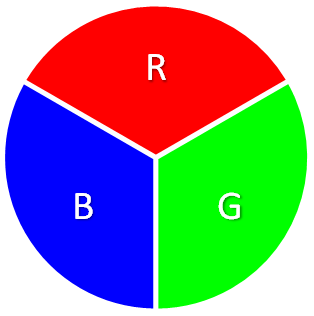
#> input picture Bp_dip/images/rgb01.png, 314 x 316 px
$ python Question_3.py
#> lines starting #> are read from the running program, lines starting #| are printed output that depends on the picture
import numpy as np
import cv2 as cv
from matplotlib import pyplot as plt


def Histogram_Computation(Image):
    Image_Height = Image.shape[0]
    Image_Width = Image.shape[1]

    Histogram = np.zeros([256], np.int32)

    for x in range(0, Image_Height):
        for y in range(0, Image_Width):
            Histogram[Image[x, y]] += 1

    return Histogram


def Plot_Histogram(Histogram):
    plt.figure()
    plt.title("GrayScale Histogram")
    plt.xlabel("Intensity Level")
    plt.ylabel("Intensity Frequency")
    plt.xlim([0, 256])
    plt.plot(Histogram)
    plt.savefig("Histogram_GrayScale.jpg")


def main():
    Input_Image = cv.imread("images/rgb01.png", 0)
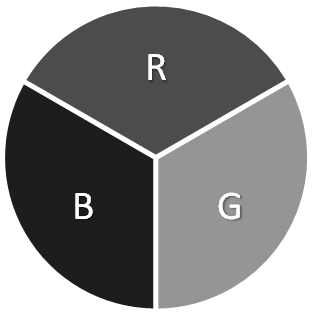
#> Input_Image: shape (316, 314); min 18, max 255, mean 137.3

    Histogram_GrayScale = Histogram_Computation(Input_Image)
#> Histogram_GrayScale = 256 values, max 29432 at index 255, min 0 at index 0, mean 387.6

    for i in range(0, len(Histogram_GrayScale)):
        print("Histogram[", i, "]: ", Histogram_GrayScale[i])
#> this loop made 256 passes
#| Histogram[ 0 ]:  0
#| Histogram[ 1 ]:  0
#| Histogram[ 2 ]:  0
#| Histogram[ 3 ]:  0
#| Histogram[ 4 ]:  0
#| Histogram[ 5 ]:  0
#| Histogram[ 6 ]:  0
#| Histogram[ 7 ]:  0
#> (further printed lines are left out)
    Plot_Histogram(Histogram_GrayScale)
#> in Plot_Histogram, `plt.savefig("Histogram_GrayScale.jpg")`:
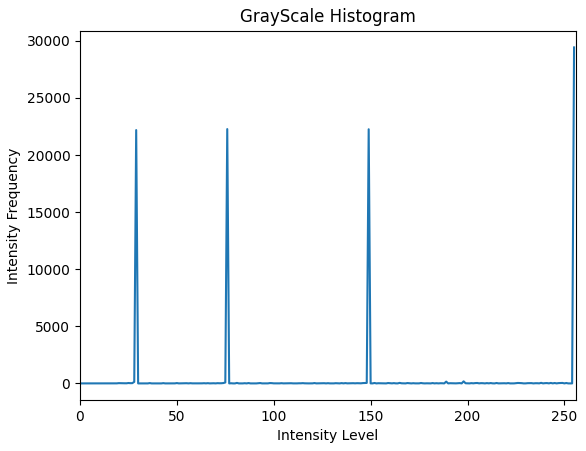
#> figure drawn by matplotlib, 1 panel; curve peaks at x = 255, y = 29432
    input("Please Enter to Continue...")


if __name__ == '__main__':
    main()

$ run again, with Bp_dip/images/rgb.webp saved as Bp_dip/images/rgb01.png
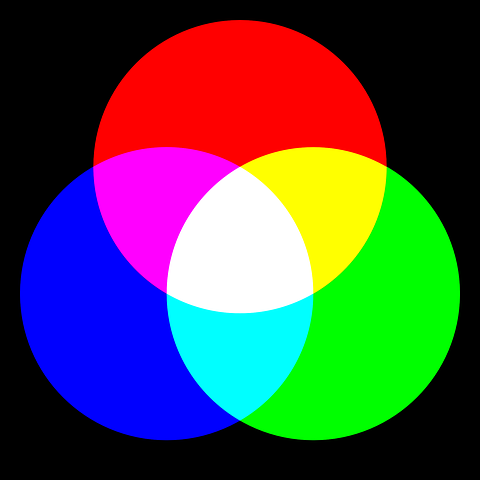
#> input picture Bp_dip/images/rgb.webp, 480 x 480 px
#> in main, `Input_Image = cv.imread("images/rgb01.png", 0)`:
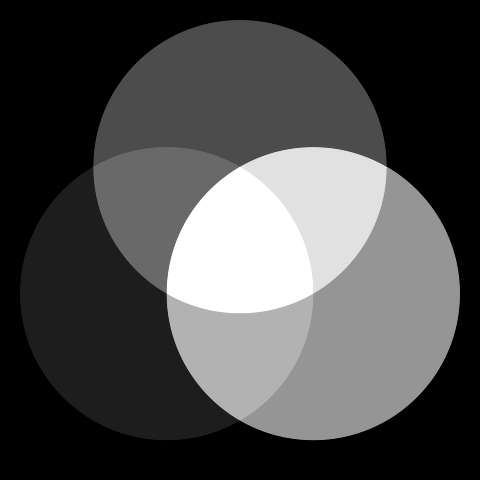
#> Input_Image: shape (480, 480); min 0, max 255, mean 74.5
#> Histogram_GrayScale = 256 values, max 90827 at index 0, min 1 at index 111, mean 900
#> the loop in main, `for i in range(0, len(Histogram_GrayScale)):` made 256 passes
#| Histogram[ 0 ]:  90827
#| Histogram[ 1 ]:  311
#| Histogram[ 2 ]:  170
#| Histogram[ 3 ]:  27
#| Histogram[ 4 ]:  19
#> (further printed lines are left out)
#> in Plot_Histogram, `plt.savefig("Histogram_GrayScale.jpg")`:
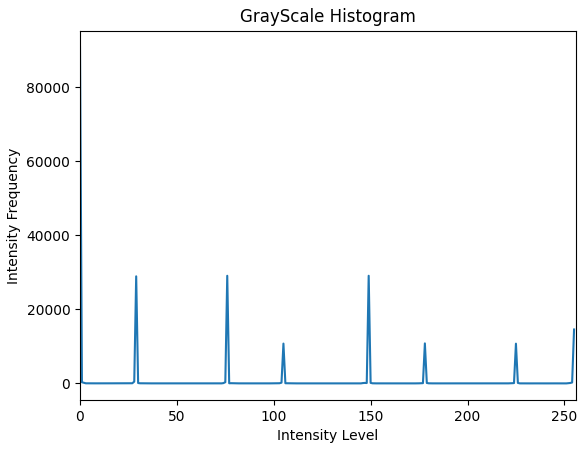
#> figure drawn by matplotlib, 1 panel; curve peaks at x = 0, y = 90827
